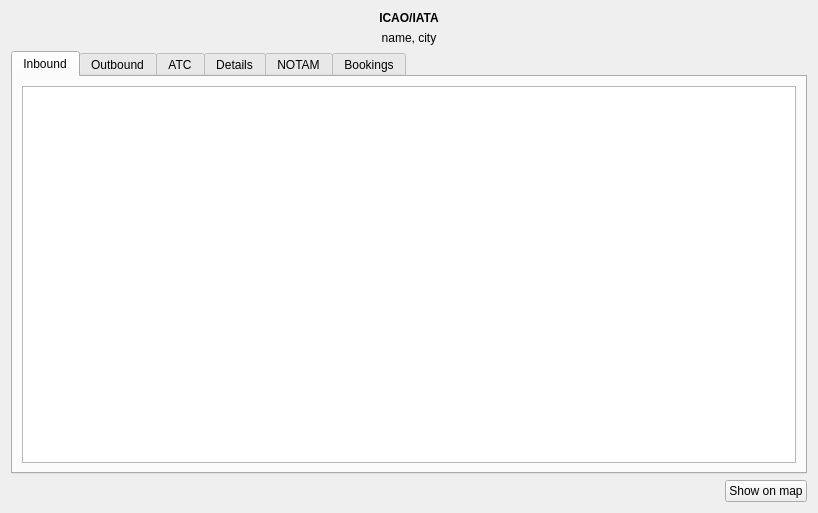
<?xml version="1.0" encoding="UTF-8"?>
<ui version="4.0">
 <class>AirportDetailsWindow</class>
 <widget class="QWidget" name="AirportDetailsWindow">
  <property name="geometry">
   <rect>
    <x>0</x>
    <y>0</y>
    <width>818</width>
    <height>513</height>
   </rect>
  </property>
  <property name="windowTitle">
   <string notr="true">ICAO - airport details</string>
  </property>
  <layout class="QGridLayout" name="gridLayout">
   <item row="0" column="0">
    <widget class="QLabel" name="iataicao">
     <property name="font">
      <font>
       <weight>75</weight>
       <bold>true</bold>
      </font>
     </property>
     <property name="text">
      <string notr="true">ICAO/IATA</string>
     </property>
     <property name="alignment">
      <set>Qt::AlignCenter</set>
     </property>
    </widget>
   </item>
   <item row="1" column="0">
    <widget class="QLabel" name="name">
     <property name="text">
      <string notr="true">name, city</string>
     </property>
     <property name="alignment">
      <set>Qt::AlignCenter</set>
     </property>
    </widget>
   </item>
   <item row="2" column="0">
    <widget class="QTabWidget" name="details">
     <property name="currentIndex">
      <number>0</number>
     </property>
     <widget class="QWidget" name="inboundTab">
      <attribute name="title">
       <string>Inbound</string>
      </attribute>
      <layout class="QGridLayout" name="gridLayout_2">
       <item row="0" column="0">
        <widget class="QTableView" name="inboundFlights">
         <property name="showDropIndicator" stdset="0">
          <bool>false</bool>
         </property>
         <property name="selectionMode">
          <enum>QAbstractItemView::SingleSelection</enum>
         </property>
         <property name="selectionBehavior">
          <enum>QAbstractItemView::SelectRows</enum>
         </property>
         <property name="showGrid">
          <bool>false</bool>
         </property>
         <property name="wordWrap">
          <bool>false</bool>
         </property>
         <attribute name="verticalHeaderVisible">
          <bool>false</bool>
         </attribute>
        </widget>
       </item>
      </layout>
     </widget>
     <widget class="QWidget" name="outboundTab">
      <attribute name="title">
       <string>Outbound</string>
      </attribute>
      <layout class="QGridLayout" name="gridLayout_3">
       <item row="0" column="0">
        <widget class="QTableView" name="outboundFlights">
         <property name="showDropIndicator" stdset="0">
          <bool>false</bool>
         </property>
         <property name="selectionMode">
          <enum>QAbstractItemView::SingleSelection</enum>
         </property>
         <property name="selectionBehavior">
          <enum>QAbstractItemView::SelectRows</enum>
         </property>
         <property name="showGrid">
          <bool>false</bool>
         </property>
         <property name="wordWrap">
          <bool>false</bool>
         </property>
         <attribute name="verticalHeaderVisible">
          <bool>false</bool>
         </attribute>
        </widget>
       </item>
      </layout>
     </widget>
     <widget class="QWidget" name="atcTab">
      <attribute name="title">
       <string>ATC</string>
      </attribute>
      <layout class="QGridLayout" name="gridLayout_4">
       <item row="0" column="0">
        <widget class="QTableView" name="atcs">
         <property name="showDropIndicator" stdset="0">
          <bool>false</bool>
         </property>
         <property name="selectionMode">
          <enum>QAbstractItemView::SingleSelection</enum>
         </property>
         <property name="selectionBehavior">
          <enum>QAbstractItemView::SelectRows</enum>
         </property>
         <property name="showGrid">
          <bool>false</bool>
         </property>
         <property name="wordWrap">
          <bool>false</bool>
         </property>
         <attribute name="verticalHeaderVisible">
          <bool>false</bool>
         </attribute>
        </widget>
       </item>
      </layout>
     </widget>
     <widget class="QWidget" name="detailsTab">
      <attribute name="title">
       <string>Details</string>
      </attribute>
      <layout class="QGridLayout" name="gridLayout_5">
       <item row="4" column="0">
        <widget class="QLabel" name="label_2">
         <property name="text">
          <string>Country</string>
         </property>
         <property name="alignment">
          <set>Qt::AlignCenter</set>
         </property>
        </widget>
       </item>
       <item row="7" column="0">
        <widget class="QLabel" name="altitude">
         <property name="font">
          <font>
           <weight>75</weight>
           <bold>true</bold>
          </font>
         </property>
         <property name="text">
          <string notr="true">aiport altitude</string>
         </property>
         <property name="alignment">
          <set>Qt::AlignCenter</set>
         </property>
        </widget>
       </item>
       <item row="5" column="0">
        <widget class="QLabel" name="country">
         <property name="font">
          <font>
           <weight>75</weight>
           <bold>true</bold>
          </font>
         </property>
         <property name="text">
          <string notr="true">airport country</string>
         </property>
         <property name="alignment">
          <set>Qt::AlignCenter</set>
         </property>
        </widget>
       </item>
       <item row="6" column="0">
        <widget class="QLabel" name="label_4">
         <property name="text">
          <string>Altitude</string>
         </property>
         <property name="alignment">
          <set>Qt::AlignCenter</set>
         </property>
        </widget>
       </item>
       <item row="1" column="0">
        <widget class="QLabel" name="name_2">
         <property name="font">
          <font>
           <weight>75</weight>
           <bold>true</bold>
          </font>
         </property>
         <property name="text">
          <string notr="true">airport name</string>
         </property>
         <property name="alignment">
          <set>Qt::AlignCenter</set>
         </property>
        </widget>
       </item>
       <item row="3" column="0">
        <widget class="QLabel" name="city">
         <property name="font">
          <font>
           <weight>75</weight>
           <bold>true</bold>
          </font>
         </property>
         <property name="text">
          <string notr="true">airport city</string>
         </property>
         <property name="alignment">
          <set>Qt::AlignCenter</set>
         </property>
        </widget>
       </item>
       <item row="2" column="0">
        <widget class="QLabel" name="label_3">
         <property name="text">
          <string>City</string>
         </property>
         <property name="alignment">
          <set>Qt::AlignCenter</set>
         </property>
        </widget>
       </item>
       <item row="0" column="0">
        <widget class="QLabel" name="label">
         <property name="text">
          <string>Airport name</string>
         </property>
         <property name="alignment">
          <set>Qt::AlignCenter</set>
         </property>
        </widget>
       </item>
       <item row="8" column="0">
        <spacer name="verticalSpacer">
         <property name="orientation">
          <enum>Qt::Vertical</enum>
         </property>
         <property name="sizeHint" stdset="0">
          <size>
           <width>20</width>
           <height>40</height>
          </size>
         </property>
        </spacer>
       </item>
      </layout>
     </widget>
     <widget class="QWidget" name="notamTab">
      <attribute name="title">
       <string>NOTAM</string>
      </attribute>
      <layout class="QGridLayout" name="gridLayout_6">
       <item row="0" column="0">
        <widget class="QListView" name="notams">
         <property name="horizontalScrollBarPolicy">
          <enum>Qt::ScrollBarAlwaysOff</enum>
         </property>
         <property name="editTriggers">
          <set>QAbstractItemView::NoEditTriggers</set>
         </property>
        </widget>
       </item>
      </layout>
     </widget>
     <widget class="QWidget" name="bookingTab">
      <attribute name="title">
       <string>Bookings</string>
      </attribute>
      <layout class="QGridLayout" name="gridLayout_7">
       <item row="0" column="0">
        <widget class="QTableView" name="bookings">
         <property name="horizontalScrollBarPolicy">
          <enum>Qt::ScrollBarAlwaysOff</enum>
         </property>
         <property name="editTriggers">
          <set>QAbstractItemView::NoEditTriggers</set>
         </property>
         <property name="showDropIndicator" stdset="0">
          <bool>false</bool>
         </property>
         <property name="selectionMode">
          <enum>QAbstractItemView::SingleSelection</enum>
         </property>
         <property name="selectionBehavior">
          <enum>QAbstractItemView::SelectRows</enum>
         </property>
         <property name="showGrid">
          <bool>false</bool>
         </property>
         <property name="wordWrap">
          <bool>false</bool>
         </property>
         <attribute name="verticalHeaderVisible">
          <bool>false</bool>
         </attribute>
        </widget>
       </item>
      </layout>
     </widget>
    </widget>
   </item>
   <item row="3" column="0">
    <layout class="QHBoxLayout" name="horizontalLayout" stretch="1,0">
     <item>
      <widget class="QLabel" name="metar">
       <property name="text">
        <string notr="true"/>
       </property>
       <property name="wordWrap">
        <bool>false</bool>
       </property>
       <property name="indent">
        <number>6</number>
       </property>
       <property name="textInteractionFlags">
        <set>Qt::TextSelectableByMouse</set>
       </property>
      </widget>
     </item>
     <item>
      <widget class="QPushButton" name="show">
       <property name="text">
        <string>Show on map</string>
       </property>
       <property name="icon">
        <iconset theme="go-jump">
         <normaloff>.</normaloff>.</iconset>
       </property>
      </widget>
     </item>
    </layout>
   </item>
  </layout>
 </widget>
 <resources/>
 <connections/>
</ui>
